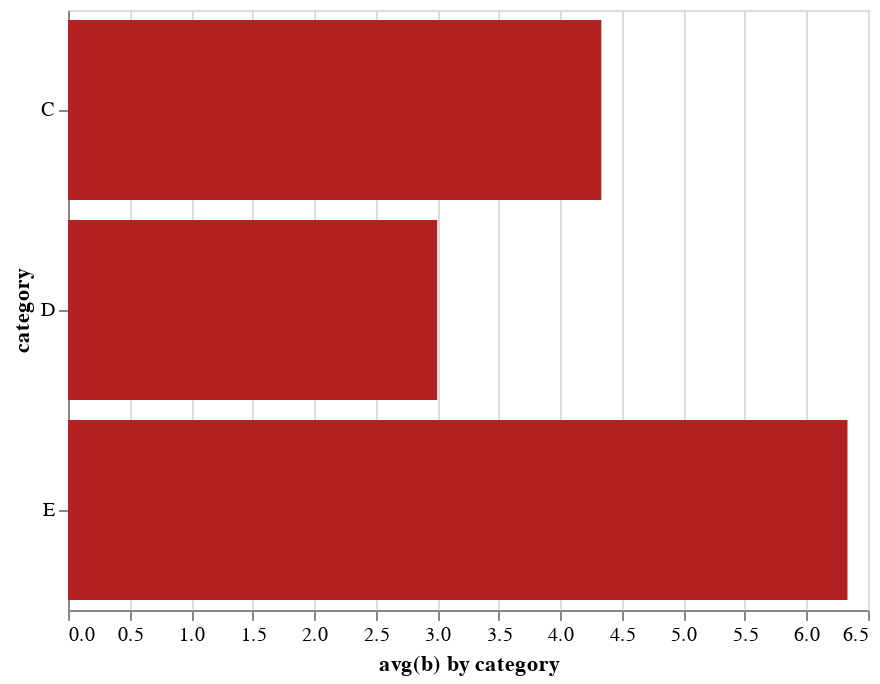

The notebook cell saved with this chart:
### Markdown cell above
# [Customizing your Visualization](https://altair-viz.github.io/getting_started/starting.html#customizing-your-visualization)

### Code cell
alt.Chart(data).mark_bar(color='firebrick').encode(
    alt.Y('a', axis=alt.Axis(title='category')),
    alt.X('average(b)', axis=alt.Axis(title='avg(b) by category'))
)

### Figure 1 — Vega-Lite specification as saved in the notebook (floating-point values rounded to 4 significant figures)
{"$schema": "https://vega.github.io/schema/vega-lite/v2.6.0.json", "config": {"view": {"height": 300, "width": 400}}, "data": {"name": "data-347f1284ea3247c0f55cb966abbdd2d8"}, "datasets": {"data-347f1284ea3247c0f55cb966abbdd2d8": [{"a": "C", "b": 2}, {"a": "C", "b": 7}, {"a": "C", "b": 4}, {"a": "D", "b": 1}, {"a": "D", "b": 2}, {"a": "D", "b": 6}, {"a": "E", "b": 8}, {"a": "E", "b": 4}, {"a": "E", "b": 7}]}, "encoding": {"x": {"aggregate": "average", "axis": {"title": "avg(b) by category"}, "field": "b", "type": "quantitative"}, "y": {"axis": {"title": "category"}, "field": "a", "type": "nominal"}}, "mark": {"color": "firebrick", "type": "bar"}}
